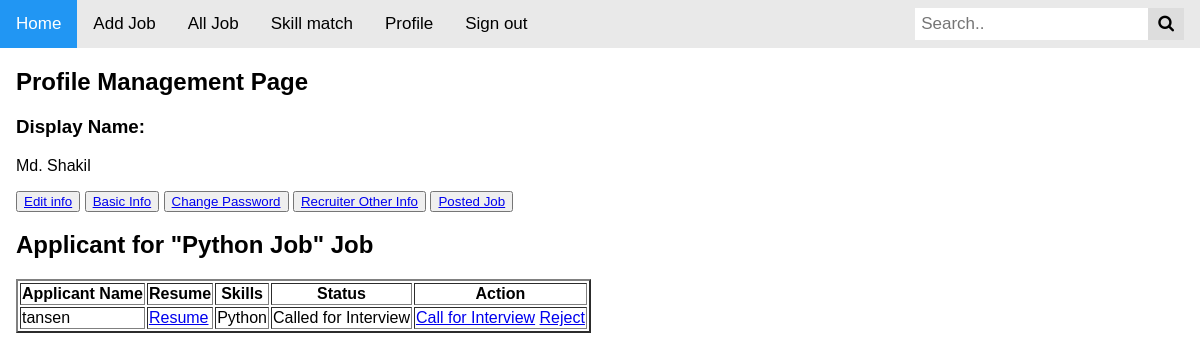
Page /applicants/8 (signed in) on the committed database.
### JobApp/models.py (models this page shows)
class Custom_user_model(AbstractUser):
    Display_name=models.CharField(max_length=100,null=True)
    USER=[
        ('recruiter','Job Recruiter'),
        ('seeker','Job Seeker'),
    ]
    User_Type=models.CharField(choices=USER,max_length=100,null=True)
    def __str__(self):
        return self.username

class Job_model(models.Model):
    created_by=models.ForeignKey(Custom_user_model,on_delete=models.CASCADE,related_name='addinfomodel',null=True)
    Job_title=models.CharField(max_length=100,null=True)
    Number_of_openings=models.IntegerField(null=True)
    Category=models.CharField(max_length=100,null=True)
    Job_description=models.TextField(null=True)
    Skills=models.CharField(max_length=100,null=True)

class Job_apply_model(models.Model):
    Applicant=models.ForeignKey(Custom_user_model,on_delete=models.CASCADE,null=True)
    Applied_Job=models.ForeignKey(Job_model,on_delete=models.CASCADE,null=True)
    Resume=models.FileField(upload_to='media/Resume',null=True)
    Skills=models.CharField(max_length=100,null=True)
    Status=models.CharField(default="Pending",max_length=100,null=True)

### JobApp/views.py (the view)
# urls.py: path('applicants/<str:jobid>',applicants,name='applicants'),
@login_required
def applicants(request,jobid):
    job=Job_model.objects.get(id=jobid)
    applicantdata=Job_apply_model.objects.filter(Applied_Job=job)
    context={
        'applicantdata':applicantdata,
        'job':job
    }
    return render(request,'recruiter/applicants.html',context)

### JobApp/templates/recruiter/applicants.html
{% extends 'profile/baseprofile.html' %}
{% block proinfo %}
<table border="2px">
    <tr>
        <th>Applicant Name</th>
        <th>Resume</th>
        <th>Skills</th>
        <th>Status</th>
        <th>Action</th>
    </tr>
    <h2>Applicant for "{{job.Job_title}}" Job</h2>
    {% for i in applicantdata %}
    <tr>
        <td>{{i.Applicant}}</td>
        <td><a href="{{i.Resume.url}}" target="_blank">Resume</a></td>
        <td>{{i.Skills}}</td>
        <td>{{i.Status}}</td>
        <td>
            <a href="{% url 'callforinterview' i.id %}">Call for Interview</a>
            <a href="{% url 'rejected' i.id %}">Reject</a>
        </td>
    </tr>
    {% endfor %}
</table>
{% endblock proinfo %}

### JobApp/templates/profile/baseprofile.html
{% extends 'common/base.html' %}
{% block content %}
    <h2>Profile Management Page</h2>
    <h3>Display Name:</h3>
    <p>{{user.Display_name}}</p>
    <button><a href="{% url 'editprofile' %}">Edit info</a></button>
    <button><a href="{% url 'basicinfo' %}">Basic Info</a></button>
    <button><a href="{% url 'change_password' %}">Change Password</a></button>
    {% if user.User_Type == 'seeker' %}
    <button><a href="{% url 'seekerotherinfo' %}">Seeker Other Info</a></button>
    <button><a href="{% url 'appliedjob' %}">Applied Job</a></button>
    {% elif user.User_Type == 'recruiter' %}
    <button><a href="{% url 'recruiterotherinfo' %}">Recruiter Other Info</a></button>
    <button><a href="{% url 'postedjob' %}">Posted Job</a></button>
    {% endif %}
    {% block proinfo %}
    {% endblock proinfo %}
    {% endblock content %}

### JobApp/templates/common/base.html (style rules this page uses)
* { box-sizing: border-box; }
body { margin: 0; font-family: Arial, Helvetica, sans-serif; }

### rows in the picture
Custom_user_model: Display_name "Md. Shakil"
Job_model: Job_title "Python Job"
Job_apply_model: Applicant "tansen", Skills "Python", Status "Called for Interview"
